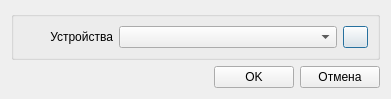
<?xml version="1.0" encoding="UTF-8"?>
<ui version="4.0">
 <class>SvSelectMAX35101DeviceDialog</class>
 <widget class="QDialog" name="SvSelectMAX35101DeviceDialog">
  <property name="geometry">
   <rect>
    <x>0</x>
    <y>0</y>
    <width>391</width>
    <height>95</height>
   </rect>
  </property>
  <property name="windowTitle">
   <string>Выберите устройство</string>
  </property>
  <layout class="QVBoxLayout" name="vlayMain">
   <item>
    <widget class="QGroupBox" name="gbItems">
     <property name="title">
      <string/>
     </property>
     <layout class="QVBoxLayout" name="vlayItems">
      <item>
       <layout class="QHBoxLayout" name="hlayDevice">
        <item>
         <widget class="QLabel" name="lblDevice">
          <property name="sizePolicy">
           <sizepolicy hsizetype="Fixed" vsizetype="Preferred">
            <horstretch>0</horstretch>
            <verstretch>0</verstretch>
           </sizepolicy>
          </property>
          <property name="minimumSize">
           <size>
            <width>90</width>
            <height>0</height>
           </size>
          </property>
          <property name="maximumSize">
           <size>
            <width>90</width>
            <height>16777215</height>
           </size>
          </property>
          <property name="text">
           <string>Устройства</string>
          </property>
          <property name="alignment">
           <set>Qt::AlignRight|Qt::AlignTrailing|Qt::AlignVCenter</set>
          </property>
         </widget>
        </item>
        <item>
         <widget class="QComboBox" name="cbDevice"/>
        </item>
        <item>
         <widget class="QPushButton" name="bnUpdateDeviceList">
          <property name="maximumSize">
           <size>
            <width>25</width>
            <height>16777215</height>
           </size>
          </property>
          <property name="text">
           <string/>
          </property>
          <property name="icon">
           <iconset resource="res.qrc">
            <normaloff>:/icons/Refresh.ico</normaloff>:/icons/Refresh.ico</iconset>
          </property>
         </widget>
        </item>
       </layout>
      </item>
     </layout>
    </widget>
   </item>
   <item>
    <layout class="QHBoxLayout" name="hlayButtons">
     <item>
      <spacer name="spacer">
       <property name="orientation">
        <enum>Qt::Horizontal</enum>
       </property>
       <property name="sizeHint" stdset="0">
        <size>
         <width>40</width>
         <height>20</height>
        </size>
       </property>
      </spacer>
     </item>
     <item>
      <widget class="QPushButton" name="bnOk">
       <property name="text">
        <string>OK</string>
       </property>
      </widget>
     </item>
     <item>
      <widget class="QPushButton" name="bnCancel">
       <property name="text">
        <string>Отмена</string>
       </property>
      </widget>
     </item>
    </layout>
   </item>
  </layout>
 </widget>
 <resources>
  <include location="res.qrc"/>
 </resources>
 <connections/>
</ui>
